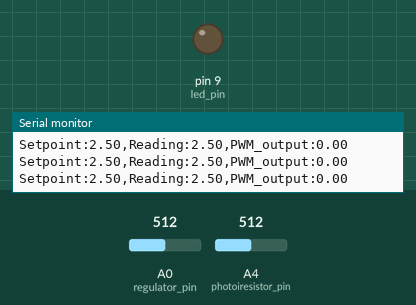
Simulated run of this sketch. Board: Arduino Uno, built with avr-gcc and run on an emulated ATmega328P. On the bench: output pins drawn as LEDs (lit = HIGH), the last lines printed to the serial monitor. Inputs (shaded band) come from the test bench; at power-on: A4 (photoiresistor_pin) = 512, A0 (regulator_pin) = 512.

Above: at 1.2 s.
1.3 s: A4 (photoiresistor_pin) set to 306
At 2.7 s:
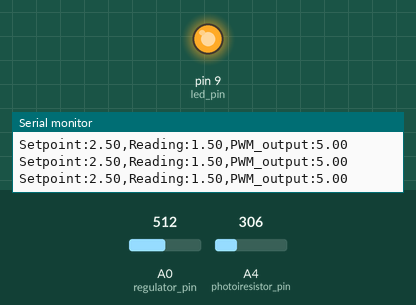
3.0 s: A0 (regulator_pin) set to 306
At 4.0 s:
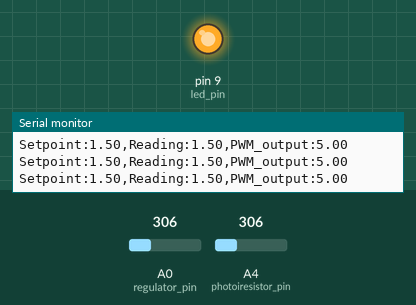
4.6 s: A4 (photoiresistor_pin) set to 511
At 4.83 s:
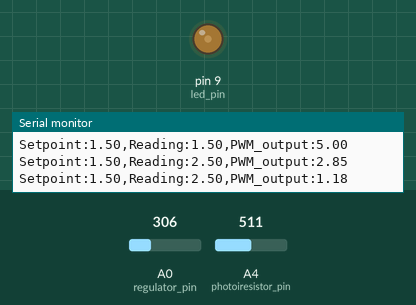
6.3 s: A0 (regulator_pin) set to 511
At 6.46 s:
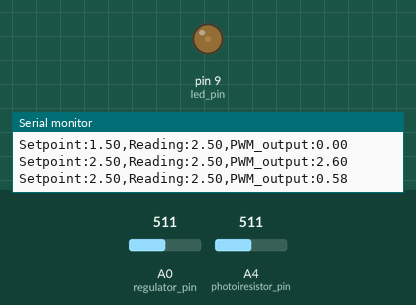
9.3 s: A0 (regulator_pin) set to 716
At 10.2 s:
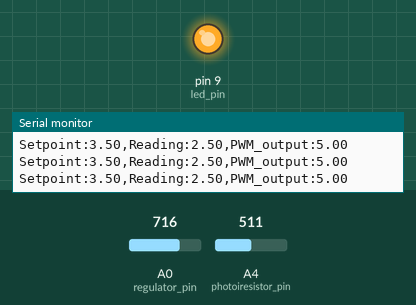
10.8 s: A0 (regulator_pin) set to 122
At 12.3 s:
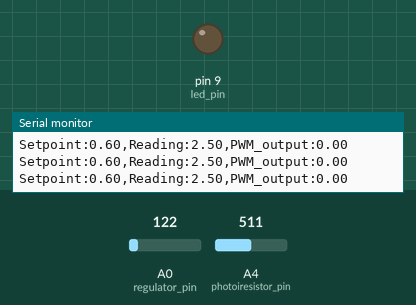
Timing chart, 0 to 13.3 s (numbered marks = the images above; inputs shaded):
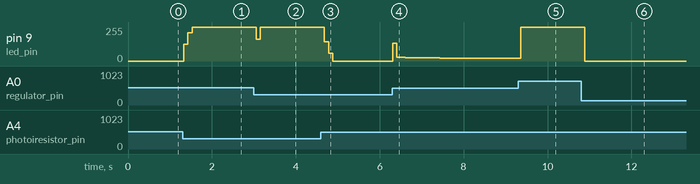

The sketch:

ldr_led_pid.ino
```cpp
const int photoiresistor_pin = A4;
const int led_pin = 9;
const int regulator_pin = A0;

float raw_reading;
float filtered_reading = 0;
float alpha = 0.2;
float regulator_reading_value;

float set_point_voltage;

float integral = 0;
float prev_error = 0;
float output = 0;

int delay_time = 100;
unsigned long last_time = 0;

float dt_sec;
float kp = 2.5;
float ki = 1;
float kd = 0.05;

void setup() {
  pinMode(photoiresistor_pin, INPUT);
  pinMode(led_pin, OUTPUT);
  pinMode(regulator_pin, INPUT);
  Serial.begin(9600);

  raw_reading = analogRead(photoiresistor_pin);
  filtered_reading = raw_reading;

  last_time = millis();
}

void loop() {

  unsigned long now = millis();

  dt_sec = (now - last_time) / 1000.0;
  last_time = now;

  raw_reading = analogRead(photoiresistor_pin);
  regulator_reading_value = analogRead(regulator_pin);
  set_point_voltage = regulator_reading_value*(5./1023.);

  float raw_voltage = raw_reading*(5./1023.);
  float set_point_value = regulator_reading_value;

  filtered_reading =
      alpha * raw_reading +
      (1 - alpha) * filtered_reading;

  float error = set_point_value - filtered_reading;

  integral += error * dt_sec;
  integral = constrain(integral, -1000, 1000);
  float proportional = kp * error;
  float derivative = (error - prev_error) / dt_sec;
  prev_error = error;
  output = proportional + (ki * integral) + (kd * derivative);
  output = constrain(output, 0, 255);

  float output_voltage = output*(5./255.);

  analogWrite(led_pin, output);

  Serial.print("Setpoint:");
  Serial.print(set_point_voltage);
  Serial.print(",Reading:");
  Serial.print(raw_voltage);
  Serial.print(",PWM_output:");
  Serial.println(output_voltage);

  delay(delay_time);
}
```

Measured:
- after the input at 1.3 s, pin 9 (led_pin): 0/255 → 127/255 at once, → 213/255 0.10 s later, → 255/255 0.10 s later
- after the input at 3.0 s, pin 9 (led_pin): 255/255 → 163/255 after 0.05 s, → 255/255 0.10 s later
- after the input at 4.6 s, pin 9 (led_pin): 255/255 → 145/255 after 0.08 s, → 60/255 0.10 s later, → 0/255 0.10 s later
- after the input at 6.3 s, pin 9 (led_pin): 0/255 → 132/255 at once, → 29/255 0.10 s later, → 28/255 0.10 s later, → 26/255 0.10 s later, … (8 changes in this stretch)
- after the input at 9.3 s, pin 9 (led_pin): 22/255 → 255/255 after 0.06 s
- after the input at 10.8 s, pin 9 (led_pin): 255/255 → 0/255 after 0.09 s
